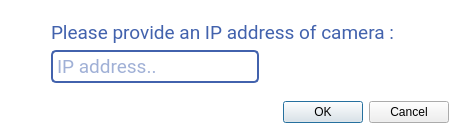
<?xml version="1.0" encoding="UTF-8"?>
<ui version="4.0">
 <class>Dialog</class>
 <widget class="QDialog" name="Dialog">
  <property name="geometry">
   <rect>
    <x>0</x>
    <y>0</y>
    <width>455</width>
    <height>136</height>
   </rect>
  </property>
  <property name="windowTitle">
   <string>Dialog</string>
  </property>
  <property name="styleSheet">
   <string notr="true">background-color: rgb(255, 255, 255);</string>
  </property>
  <layout class="QGridLayout" name="gridLayout">
   <property name="leftMargin">
    <number>0</number>
   </property>
   <property name="topMargin">
    <number>9</number>
   </property>
   <property name="rightMargin">
    <number>0</number>
   </property>
   <property name="bottomMargin">
    <number>9</number>
   </property>
   <item row="0" column="1">
    <widget class="QFrame" name="frame_2">
     <property name="sizePolicy">
      <sizepolicy hsizetype="Fixed" vsizetype="Fixed">
       <horstretch>0</horstretch>
       <verstretch>0</verstretch>
      </sizepolicy>
     </property>
     <property name="frameShape">
      <enum>QFrame::NoFrame</enum>
     </property>
     <property name="frameShadow">
      <enum>QFrame::Raised</enum>
     </property>
     <layout class="QVBoxLayout" name="verticalLayout">
      <property name="leftMargin">
       <number>0</number>
      </property>
      <property name="rightMargin">
       <number>0</number>
      </property>
     </layout>
    </widget>
   </item>
   <item row="1" column="0">
    <widget class="QDialogButtonBox" name="ip_buttonBox">
     <property name="styleSheet">
      <string notr="true">background:none;</string>
     </property>
     <property name="orientation">
      <enum>Qt::Horizontal</enum>
     </property>
     <property name="standardButtons">
      <set>QDialogButtonBox::Cancel|QDialogButtonBox::Ok</set>
     </property>
    </widget>
   </item>
   <item row="0" column="0">
    <widget class="QFrame" name="frame">
     <property name="sizePolicy">
      <sizepolicy hsizetype="Preferred" vsizetype="Fixed">
       <horstretch>0</horstretch>
       <verstretch>0</verstretch>
      </sizepolicy>
     </property>
     <property name="styleSheet">
      <string notr="true">QLineEdit{border:2px solid #4262ad;
border-radius:5px;
color:#4262ad;
width:200px;
padding:2px;
background:transparent;}

QLabel{
color: #4262ad;
}</string>
     </property>
     <property name="frameShape">
      <enum>QFrame::NoFrame</enum>
     </property>
     <property name="frameShadow">
      <enum>QFrame::Raised</enum>
     </property>
     <layout class="QGridLayout" name="gridLayout_2">
      <property name="leftMargin">
       <number>0</number>
      </property>
      <property name="topMargin">
       <number>9</number>
      </property>
      <property name="rightMargin">
       <number>35</number>
      </property>
      <item row="2" column="2">
       <widget class="QLineEdit" name="ip_address">
        <property name="sizePolicy">
         <sizepolicy hsizetype="Fixed" vsizetype="Fixed">
          <horstretch>0</horstretch>
          <verstretch>0</verstretch>
         </sizepolicy>
        </property>
        <property name="font">
         <font>
          <family>Roboto</family>
          <pointsize>14</pointsize>
          <weight>50</weight>
          <bold>false</bold>
         </font>
        </property>
        <property name="styleSheet">
         <string notr="true"/>
        </property>
        <property name="text">
         <string/>
        </property>
        <property name="maxLength">
         <number>20</number>
        </property>
        <property name="placeholderText">
         <string>IP address..</string>
        </property>
        <property name="clearButtonEnabled">
         <bool>true</bool>
        </property>
       </widget>
      </item>
      <item row="0" column="2">
       <widget class="QLabel" name="label_3">
        <property name="sizePolicy">
         <sizepolicy hsizetype="Preferred" vsizetype="Fixed">
          <horstretch>0</horstretch>
          <verstretch>0</verstretch>
         </sizepolicy>
        </property>
        <property name="font">
         <font>
          <family>Roboto</family>
          <pointsize>14</pointsize>
         </font>
        </property>
        <property name="text">
         <string>Please provide an IP address of camera :</string>
        </property>
       </widget>
      </item>
      <item row="0" column="1">
       <widget class="QLabel" name="label_4">
        <property name="sizePolicy">
         <sizepolicy hsizetype="Fixed" vsizetype="Fixed">
          <horstretch>0</horstretch>
          <verstretch>0</verstretch>
         </sizepolicy>
        </property>
        <property name="text">
         <string/>
        </property>
        <property name="pixmap">
         <pixmap>:/newPrefix/images/i.png</pixmap>
        </property>
       </widget>
      </item>
     </layout>
    </widget>
   </item>
  </layout>
 </widget>
 <resources>
  <include location="nx.qrc"/>
 </resources>
 <connections>
  <connection>
   <sender>ip_buttonBox</sender>
   <signal>accepted()</signal>
   <receiver>Dialog</receiver>
   <slot>accept()</slot>
   <hints>
    <hint type="sourcelabel">
     <x>248</x>
     <y>254</y>
    </hint>
    <hint type="destinationlabel">
     <x>157</x>
     <y>274</y>
    </hint>
   </hints>
  </connection>
  <connection>
   <sender>ip_buttonBox</sender>
   <signal>rejected()</signal>
   <receiver>Dialog</receiver>
   <slot>reject()</slot>
   <hints>
    <hint type="sourcelabel">
     <x>316</x>
     <y>260</y>
    </hint>
    <hint type="destinationlabel">
     <x>286</x>
     <y>274</y>
    </hint>
   </hints>
  </connection>
 </connections>
</ui>
